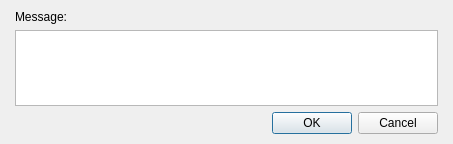
<?xml version="1.0" encoding="UTF-8"?>
<ui version="4.0">
 <class>DialogCommandShowText</class>
 <widget class="QDialog" name="DialogCommandShowText">
  <property name="geometry">
   <rect>
    <x>0</x>
    <y>0</y>
    <width>453</width>
    <height>144</height>
   </rect>
  </property>
  <property name="windowTitle">
   <string>Dialog</string>
  </property>
  <layout class="QGridLayout" name="gridLayout">
   <property name="leftMargin">
    <number>15</number>
   </property>
   <property name="topMargin">
    <number>10</number>
   </property>
   <property name="rightMargin">
    <number>15</number>
   </property>
   <property name="bottomMargin">
    <number>10</number>
   </property>
   <item row="0" column="0">
    <layout class="QVBoxLayout" name="verticalLayout_2">
     <item>
      <layout class="QVBoxLayout" name="verticalLayout">
       <item>
        <widget class="QLabel" name="label">
         <property name="text">
          <string>Message:</string>
         </property>
        </widget>
       </item>
       <item>
        <widget class="QPlainTextEdit" name="plainTextMessage"/>
       </item>
      </layout>
     </item>
     <item>
      <widget class="QDialogButtonBox" name="buttonBox">
       <property name="orientation">
        <enum>Qt::Horizontal</enum>
       </property>
       <property name="standardButtons">
        <set>QDialogButtonBox::Cancel|QDialogButtonBox::Ok</set>
       </property>
      </widget>
     </item>
    </layout>
   </item>
  </layout>
 </widget>
 <resources/>
 <connections>
  <connection>
   <sender>buttonBox</sender>
   <signal>accepted()</signal>
   <receiver>DialogCommandShowText</receiver>
   <slot>accept()</slot>
   <hints>
    <hint type="sourcelabel">
     <x>248</x>
     <y>254</y>
    </hint>
    <hint type="destinationlabel">
     <x>157</x>
     <y>274</y>
    </hint>
   </hints>
  </connection>
  <connection>
   <sender>buttonBox</sender>
   <signal>rejected()</signal>
   <receiver>DialogCommandShowText</receiver>
   <slot>reject()</slot>
   <hints>
    <hint type="sourcelabel">
     <x>316</x>
     <y>260</y>
    </hint>
    <hint type="destinationlabel">
     <x>286</x>
     <y>274</y>
    </hint>
   </hints>
  </connection>
 </connections>
</ui>
